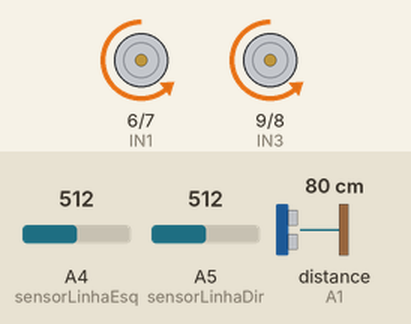
A sketch run on a simulated Arduino Uno, built with avr-gcc and run on an emulated ATmega328P. Parts: motor-driver pin pairs drawn as motors (green arrow = first pin HIGH = forward, orange = second pin HIGH = backward, longer = more drive, scaled by the enable pin). Wiring (inferred from the names in the program): ultrasonic range finder: trigger A0; echo A1. The test bench sets the inputs (shaded band); at power-on: A4 (sensorLinhaEsq) = 512, distance to the obstacle (sensor on A1) 80 cm, A5 (sensorLinhaDir) = 512. The echo pulse lasts 58.3 µs per cm; what the sketch prints to the serial monitor is not drawn.

Above: at 1.2 s.
1.3 s: A4 (sensorLinhaEsq) set to 835
4.3 s: A4 (sensorLinhaEsq) set to 866
At 4.9 s:
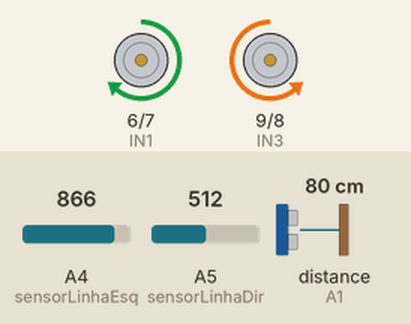
7.3 s: distance to the obstacle (sensor on A1) set to 67 cm
10.3 s: distance to the obstacle (sensor on A1) set to 62 cm
At 11.0 s:
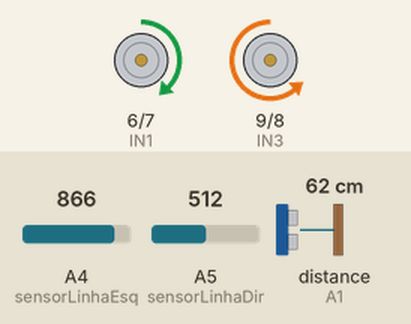
13.3 s: A5 (sensorLinhaDir) set to 900
At 14.7 s:
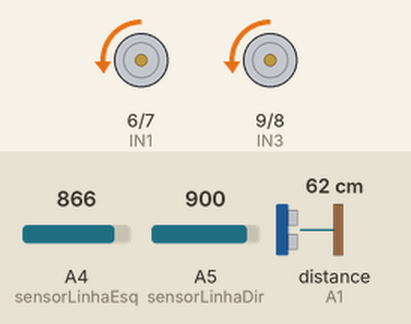
16.3 s: distance to the obstacle (sensor on A1) set to 120 cm
Timing chart, 0 to 33.3 s (numbered marks = the images above; inputs shaded):
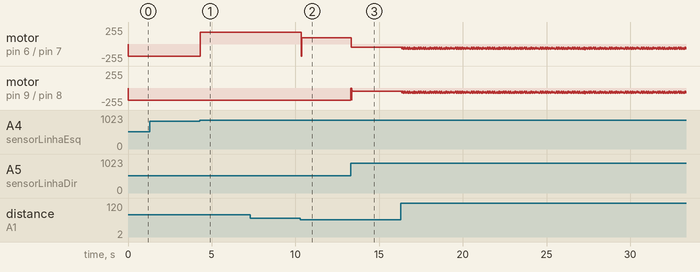

Measured:
- the behaviour switches between 850 and 851 on A4 (sensorLinhaEsq) (found by bisection; images 0 and 1)
- the behaviour switches between 63 and 62 cm on distance to the obstacle (sensor on A1) (found by bisection; images 1 and 2)
- after the input at 4.3 s, motor on pin 6 (IN1) / pin 7 (IN2): backward 180/255 → forward 180/255 at once
- after the input at 10.3 s, motor on pin 6 (IN1) / pin 7 (IN2): forward 180/255 → backward 180/255 after 0.04 s instead of 3.0 s
- after the input at 13.3 s, motor on pin 6 (IN1) / pin 7 (IN2): forward 91/255 → backward 45/255 at once; motor on pin 9 (IN3) / pin 8 (IN4): backward 180/255 → backward 45/255 at once

The sketch:

car-lucas.ino
```cpp
/* ULTRASONIC SENSOR */
#define trigPin A0
#define echoPin A1

/* MOTOR DRIVER BOARD */
#define IN1  6 // grey
#define IN2  7 // violet
#define IN3  9 // blue
#define IN4  8 // green
#define ENA 10 // green
#define ENB 11 // orange
#define sensorLinhaEsq A4
#define sensorLinhaDir A5

int ValorLinhaEsq, ValorLinhaDir;
int ValorCorte = 850;

void setupUltrasonic() {
  pinMode(trigPin, OUTPUT);
  pinMode(echoPin, INPUT);
}

void setupMotors() {
  pinMode(IN1, OUTPUT);
  pinMode(IN2, OUTPUT);
  pinMode(IN3, OUTPUT);
  pinMode(IN4, OUTPUT);
  pinMode(ENA, OUTPUT);
  pinMode(ENB, OUTPUT);
}

void setupSensoresLinhas() {
  pinMode(sensorLinhaEsq, INPUT);
  pinMode(sensorLinhaDir, INPUT);
}


// Para começar a medição é necessário alimentar o módulo e colocar o pino
// Trigger em nível alto por mais de 10us. Assim o sensor emitirá uma onda
// sonora que ao encontrar um obstáculo rebaterá de volta em direção ao módulo,
// sendo que o neste tempo de emissão e recebimento do sinal o pino ECHO
// ficará em nivel alto. Logo o calcula da distância pode ser feito de
// acordo com o tempo em que o pino ECHO permaneceu em nível alto após
// o pino Trigger ter sido colocado em nível alto.

// Distância = [Tempo ECHO em nível alto * Velocidade do Som] / 2

// A velocidade do som poder ser considerada idealmente igual a 340 m/s,
// logo o resultado é obtido em metros se considerado o tempo em segundos.

long getDistance() {
  long duration, distance;
  digitalWrite(trigPin, LOW);
  delayMicroseconds(2);
  digitalWrite(trigPin, HIGH);
  delayMicroseconds(10);
  digitalWrite(trigPin, LOW);
  duration = pulseIn(echoPin, HIGH);
  distance = (duration / 2) / 29.1;
  Serial.println(distance);
  return (distance);
}

void startMotors(int mspeed) {
  analogWrite(ENA, mspeed);
  analogWrite(ENB, mspeed);
  digitalWrite(IN1, LOW);
  digitalWrite(IN3, LOW);
  digitalWrite(IN2, HIGH);
  digitalWrite(IN4, HIGH);
}

void setup() {
  Serial.begin(9600);
  setupUltrasonic();
  setupMotors();
}

void loop() {
  startMotors(220);
  long distance = getDistance();
  //long mspeed = 255 / 20 * ( distance - 5 ) - 10;
  long mspeed = 180;
  if (mspeed < 0) {
    mspeed = 0;
  }
  if (mspeed > 220) {
    mspeed = 220;
  }
  // Serial.println(mspeed);

  analogWrite(ENA, mspeed);
  analogWrite(ENB, mspeed);

  ValorLinhaEsq = analogRead(sensorLinhaEsq);
  ValorLinhaDir = analogRead(sensorLinhaDir);
  Serial.println(ValorLinhaEsq);
  Serial.println("..");
  Serial.println( ValorLinhaDir);

    if ((ValorLinhaEsq > ValorCorte) && (ValorLinhaDir > ValorCorte)) {
      analogWrite(ENA, mspeed);
      analogWrite(ENB, mspeed);
      digitalWrite(IN1, LOW);
      digitalWrite(IN3, LOW);
      digitalWrite(IN2, LOW);
      digitalWrite(IN4, LOW);
    }

    // Curva para a direita
    if ((ValorLinhaEsq > ValorCorte) && (ValorLinhaDir < ValorCorte)) {
      analogWrite(ENA, mspeed);
      analogWrite(ENB, mspeed);
      digitalWrite(IN2, LOW);
      digitalWrite(IN1, HIGH);
      digitalWrite(IN3, LOW);
      digitalWrite(IN4, HIGH);
    }

    // Curva para a esquerda
    if ((ValorLinhaEsq < ValorCorte) && (ValorLinhaDir > ValorCorte)) {
      analogWrite(ENA, mspeed);
      analogWrite(ENB, mspeed);
      digitalWrite(IN1, LOW);
      digitalWrite(IN3, HIGH);
      digitalWrite(IN4, LOW);
      digitalWrite(IN2, HIGH);
    }
  delay(15);
}
```
